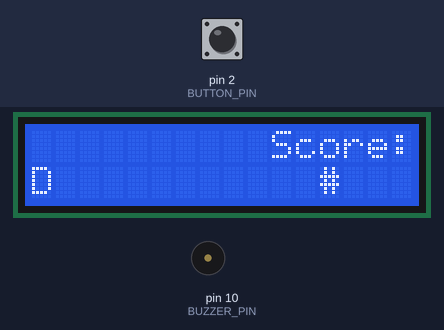
Bench run of a sketch on a simulated Arduino Uno, built with avr-gcc and run on an emulated ATmega328P. On the bench: 16×2 character LCD, buzzer (waves = sounding, pin HIGH). The test bench sets the inputs (shaded band); at power-on: pin 2 (BUTTON_PIN) HIGH. At 9.9 s the program stops and its outputs stay as they are.

Above: at 3.2 s.
3.3 s: pin 2 (BUTTON_PIN) pulled LOW for 3.2 s
At 4.1 s:
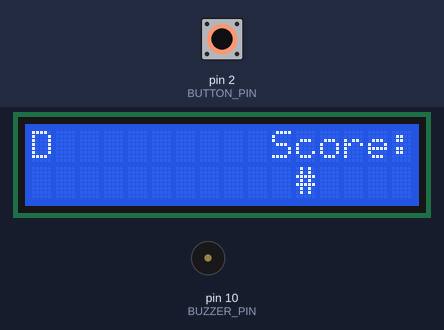
At 11.1 s:
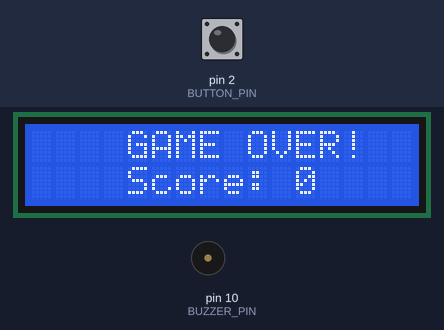
Timing chart, 0 to 11.4 s (numbered marks = the images above; inputs shaded):
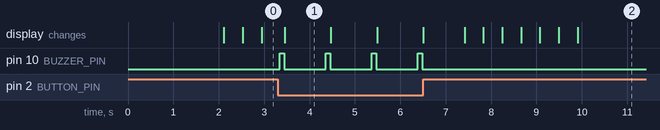

The sketch:

DinoGame.ino
```cpp
#include <Wire.h>
#include <LiquidCrystal_I2C.h>

#define BUTTON_PIN 2
#define BUZZER_PIN 10

LiquidCrystal_I2C lcd(0x27, 16, 2);

int dinoPos = 1;
int obstaclePos = 15;
int score = 0;
bool isJumping = false;

void setup() {
    pinMode(BUTTON_PIN, INPUT_PULLUP);
    pinMode(BUZZER_PIN, OUTPUT);
    lcd.init();
    lcd.backlight();
    lcd.setCursor(0, 0);
    lcd.print(" Dino Jump Game ");
    delay(2000);
    lcd.clear();
    updateLCD();
}

void loop() {
    if (digitalRead(BUTTON_PIN) == LOW && !isJumping) {
        isJumping = true;
        dinoPos = 0;
        digitalWrite(BUZZER_PIN, HIGH);
        delay(100);
        digitalWrite(BUZZER_PIN, LOW);
    }

    moveObstacle();
    checkCollision();
    updateLCD();

    if (isJumping) {
        delay(500);
        dinoPos = 1;
        isJumping = false;
    }

    delay(400);
}

void moveObstacle() {
    obstaclePos--;
    if (obstaclePos < 0) {
        obstaclePos = 15;
        score++;
    }
}

void checkCollision() {
    if (obstaclePos == 1 && dinoPos == 1) {
        lcd.clear();
        lcd.setCursor(4, 0);
        lcd.print("GAME OVER!");
        lcd.setCursor(4, 1);
        lcd.print("Score: ");
        lcd.print(score);
        while (true);
    }
}

void updateLCD() {
    lcd.clear();
    lcd.setCursor(0, dinoPos);
    lcd.print("D");
    lcd.setCursor(obstaclePos, 1);
    lcd.print("#");
    lcd.setCursor(10, 0);
    lcd.print("Score: ");
    lcd.print(score);
}
```

Measured:
- after the input at 3.3 s, pin 10 (BUZZER_PIN): alternates HIGH for 0.10 s and LOW for 0.91 s, 8 changes in all, then stays LOW, starting at once; the display: changes after 0.16 s (image 1)
- what the display in image 1 shows lasts 1.0 s, from 3.5 s to 4.5 s
